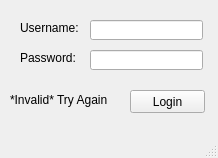
<?xml version="1.0" encoding="UTF-8"?>
<ui version="4.0">
 <class>LoginWindow</class>
 <widget class="QMainWindow" name="LoginWindow">
  <property name="geometry">
   <rect>
    <x>0</x>
    <y>0</y>
    <width>218</width>
    <height>158</height>
   </rect>
  </property>
  <property name="windowTitle">
   <string>MainWindow</string>
  </property>
  <widget class="QWidget" name="centralwidget">
   <widget class="QLabel" name="label">
    <property name="geometry">
     <rect>
      <x>20</x>
      <y>20</y>
      <width>81</width>
      <height>16</height>
     </rect>
    </property>
    <property name="text">
     <string>Username:</string>
    </property>
   </widget>
   <widget class="QLabel" name="label_2">
    <property name="geometry">
     <rect>
      <x>20</x>
      <y>50</y>
      <width>71</width>
      <height>16</height>
     </rect>
    </property>
    <property name="text">
     <string>Password:</string>
    </property>
   </widget>
   <widget class="QLineEdit" name="userEdit">
    <property name="geometry">
     <rect>
      <x>90</x>
      <y>20</y>
      <width>113</width>
      <height>20</height>
     </rect>
    </property>
    <property name="placeholderText">
     <string/>
    </property>
   </widget>
   <widget class="QLineEdit" name="passEdit">
    <property name="geometry">
     <rect>
      <x>90</x>
      <y>50</y>
      <width>113</width>
      <height>20</height>
     </rect>
    </property>
   </widget>
   <widget class="QPushButton" name="loginButton">
    <property name="geometry">
     <rect>
      <x>130</x>
      <y>90</y>
      <width>75</width>
      <height>23</height>
     </rect>
    </property>
    <property name="text">
     <string>Login</string>
    </property>
   </widget>
   <widget class="QLabel" name="invalid">
    <property name="geometry">
     <rect>
      <x>10</x>
      <y>90</y>
      <width>111</width>
      <height>20</height>
     </rect>
    </property>
    <property name="text">
     <string>*Invalid* Try Again</string>
    </property>
   </widget>
  </widget>
  <widget class="QMenuBar" name="menubar">
   <property name="geometry">
    <rect>
     <x>0</x>
     <y>0</y>
     <width>218</width>
     <height>21</height>
    </rect>
   </property>
  </widget>
  <widget class="QStatusBar" name="statusbar"/>
 </widget>
 <resources/>
 <connections/>
</ui>
